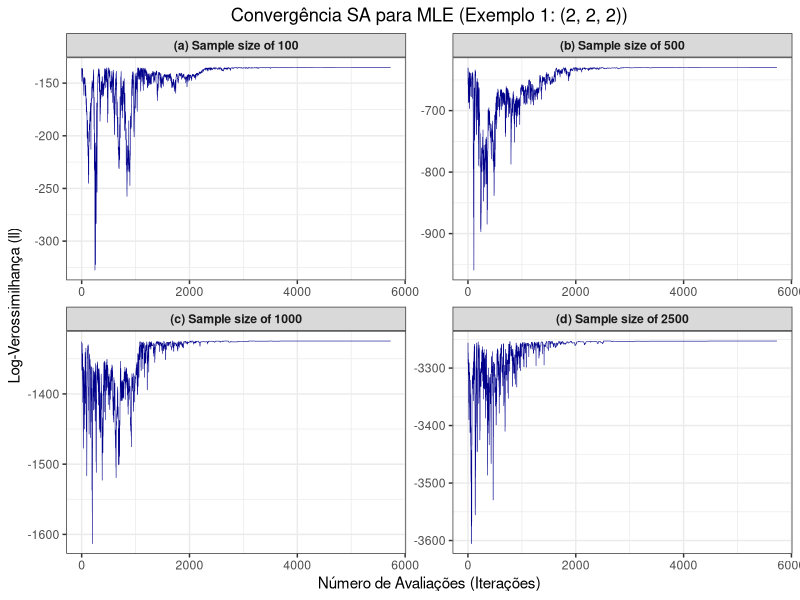
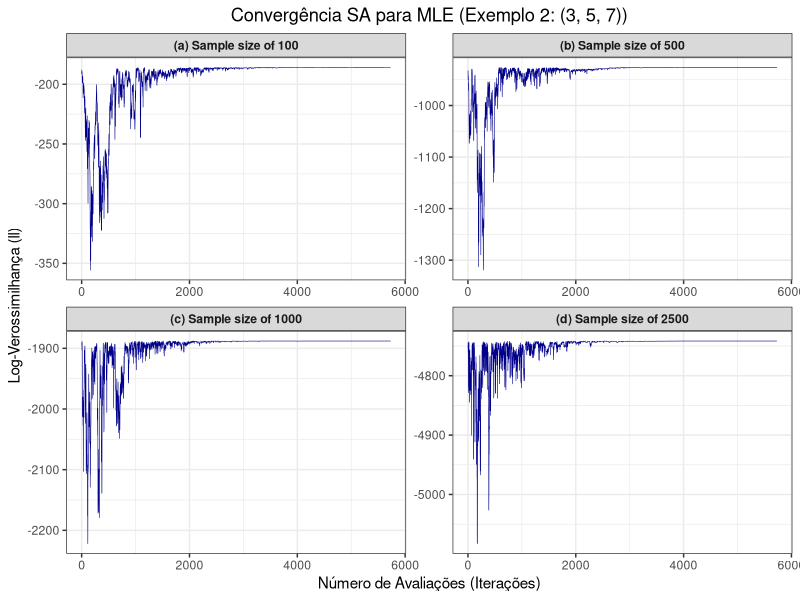

Recreate these plots in R, in order. (Note: a time limit stopped this script after it produced the figures.)
# --- 1. CONFIGURAÇÃO E BIBLIOTECAS ---
# Instale os pacotes se necessário:
# install.packages(c("ggplot2", "dplyr", "tidyr", "gridExtra", "xtable"))
library(ggplot2)
library(dplyr)
library(tidyr)
library(gridExtra)
library(xtable)

caminho <- paste0(getwd(), "/Seminário")


# Criação da Pasta para Figuras
if (!dir.exists("figuras")) {
  dir.create("figuras")
}
print("Pasta 'figuras/' verificada/criada.")
set.seed(20252) # Para reprodutibilidade

# --- 2. FUNÇÕES BASE (WEIBULL 3P E SA) ---

# Função de Log-Verossimilhança Weibull 3P
loglik_weibull3 <- function(params, x) {
  b <- params[1] # beta (forma)
  g <- params[2] # eta (escala)
  c <- params[3] # gamma (locação)

  if (b <= 0 || g <= 0 || any(x <= c)) {
    return(-Inf)
  }

  z <- (x - c) / g
  # Fórmula Log-Verossimilhança (Eq 7 do artigo)
  ll <- length(x) * (log(b) - log(g)) + sum((b - 1) * log(z) - (z^b))
  return(ll)
}

# Função para Gerar Vizinho (Proposta)
propose_neighbor <- function(curr, x, sds = c(0.1, 0.1, 0.1)) {
  attempt <- 0
  min_x <- min(x)

  repeat {
    attempt <- attempt + 1

    b1 <- curr[1] + rnorm(1, mean = 0, sd = sds[1])
    g1 <- curr[2] + rnorm(1, mean = 0, sd = sds[2])
    c1 <- curr[3] + rnorm(1, mean = 0, sd = sds[3])

    if (b1 <= 0) {
      b1 <- abs(b1) + 1e-6
    }
    if (g1 <= 0) {
      g1 <- abs(g1) + 1e-6
    }

    if (c1 < min_x - 1e-8) {
      return(c(b1, g1, c1))
    }

    if (attempt > 50) {
      sds[3] <- sds[3] * 1.5
    }

    if (attempt > 1000) {
      return(c(b1, g1, min_x - 1e-6))
    }
  }
}

# Algoritmo Simulated Annealing para Maximização
sa_weibull3 <- function(
  x,
  init = NULL,
  T0 = 100,
  Tf = 0.001,
  cooling_rate = 0.99,
  L = 5,
  sds = c(0.1, 0.1, 0.1)
) {
  n <- length(x)

  # Lógica de Inicialização (Estimativa Rápida por Regressão Log-Log)
  if (is.null(init)) {
    c0 <- min(x) - 0.1 * sd(x)
    if (c0 >= min(x)) {
      c0 <- min(x) - 1e-3
    }

    y <- x - c0
    y[y <= 0] <- min(y[y > 0]) * 0.1

    y_sorted <- sort(y)
    prob_rank <- (1:n) / (n + 1)

    ln_y <- log(y_sorted)
    ln_ln <- log(-log(1 - prob_rank))

    fit <- try(lm(ln_ln ~ ln_y), silent = TRUE)

    if (inherits(fit, "try-error")) {
      init <- c(1.5, sd(x), min(x) - 0.1)
    } else {
      b0 <- fit$coefficients[2]
      g0 <- exp(-fit$coefficients[1] / b0)
      init <- c(b0, g0, c0)

      if (
        !is.finite(b0) || !is.finite(g0) || !is.finite(c0) || b0 <= 0 || g0 <= 0
      ) {
        init <- c(1.5, sd(x), min(x) - 0.1)
      }
    }
  }

  curr <- init
  curr_ll <- loglik_weibull3(curr, x)
  best <- curr
  best_ll <- curr_ll
  T <- T0

  history <- data.frame(eval = 1, ll = curr_ll)
  eval_count <- 1

  # Loop SA
  while (T > Tf) {
    for (i in 1:L) {
      prop <- propose_neighbor(curr, x, sds = sds)
      prop_ll <- loglik_weibull3(prop, x)

      if (prop_ll > curr_ll) {
        curr <- prop
        curr_ll <- prop_ll
      } else {
        delta_ll <- prop_ll - curr_ll

        if (runif(1) < exp(delta_ll / T)) {
          curr <- prop
          curr_ll <- prop_ll
        }
      }

      if (curr_ll > best_ll) {
        best <- curr
        best_ll <- curr_ll
      }

      eval_count <- eval_count + 1
      history <- rbind(history, data.frame(eval = eval_count, ll = curr_ll))
    }
    T <- cooling_rate * T
  }

  return(list(
    best_params = best,
    best_ll = best_ll,
    history = history,
    evals = eval_count
  ))
}

# --- 3. FUNÇÃO DE EXECUÇÃO E GERAÇÃO DE SAÍDA (COMPLETA) ---

run_and_save_example <- function(example_num, real_params) {
  sample_sizes <- c(2500, 1000, 500, 100)
  T0_val <- 100
  Tf_val <- 0.001
  cooling_rate_val <- 0.99
  L_val <- 5

  results_table <- data.frame(
    "N" = integer(),
    "beta_est" = numeric(),
    "eta_est" = numeric(),
    "gamma_est" = numeric(),
    "LL_real" = numeric(),
    "LL_est" = numeric(),
    "Time_s" = numeric()
  )
  plot_data <- list()

  # Loop para rodar o SA para cada tamanho de amostra
  for (N in sample_sizes) {
    # 1. Geração da Amostra (Weibull 3P)
    data_x <- rweibull(N, shape = real_params[1], scale = real_params[2]) +
      real_params[3]

    # 2. Log-Verossimilhança com os Parâmetros Reais
    ll_real <- loglik_weibull3(real_params, data_x)

    # 3. Execução do Simulated Annealing
    start_time <- Sys.time()
    sa_result <- sa_weibull3(
      x = data_x,
      T0 = T0_val,
      Tf = Tf_val,
      cooling_rate = cooling_rate_val,
      L = L_val
    )
    end_time <- Sys.time()
    run_time <- as.numeric(difftime(end_time, start_time, units = "secs"))

    # 4. Armazenamento dos Resultados
    best_p <- sa_result$best_params
    best_ll <- sa_result$best_ll

    new_row <- data.frame(
      "N" = N,
      "beta_est" = best_p[1],
      "eta_est" = best_p[2],
      "gamma_est" = best_p[3],
      "LL_real" = ll_real,
      "LL_est" = best_ll,
      "Time_s" = run_time
    )
    results_table <- rbind(results_table, new_row)

    # 5. Armazenamento do Histórico para o Gráfico
    plot_data[[as.character(N)]] <- sa_result$history %>%
      mutate(N_sample = N)
  }

  # --- Geração do Gráfico (PNG) ---

  full_history_df <- do.call(rbind, plot_data)

  panel_map <- data.frame(
    N_sample = c(100, 500, 1000, 2500),
    panel = c("(a)", "(b)", "(c)", "(d)")
  )

  plot_df <- full_history_df %>%
    left_join(panel_map, by = "N_sample") %>%
    mutate(facet_label = paste(panel, "Sample size of", N_sample))

  plot_convergence <- ggplot(plot_df, aes(x = eval, y = ll)) +
    geom_line(color = "darkblue", size = 0.2) +
    facet_wrap(~facet_label, scales = "free", ncol = 2) +
    labs(
      title = paste0(
        "Convergência SA para MLE (Exemplo ",
        example_num,
        ": (",
        paste(real_params, collapse = ", "),
        "))"
      ),
      x = "Número de Avaliações (Iterações)",
      y = "Log-Verossimilhança (ll)"
    ) +
    theme_bw() +
    theme(
      plot.title = element_text(hjust = 0.5),
      strip.text = element_text(face = "bold")
    )

  filename_png <- paste0(
    "figuras/sa_weibull_convergencia_exemplo",
    example_num,
    ".png"
  )
  ggsave(
    filename = filename_png,
    plot = plot_convergence,
    width = 10,
    height = 8,
    units = "in",
    dpi = 300
  )

  print(paste("Gráfico salvo em:", filename_png))

  # --- Geração da Tabela LaTeX (TEX) ---

  latex_table_df <- results_table %>%
    mutate(
      Estimated_Parameters = sprintf(
        "(%.4f, %.4f, %.4f)",
        beta_est,
        eta_est,
        gamma_est
      ),
      LL_real_f = sprintf("%.4f", LL_real),
      LL_est_f = sprintf("%.4f", LL_est),
      Time_s_f = sprintf("%.4f", Time_s)
    ) %>%
    select(N, Estimated_Parameters, LL_real_f, LL_est_f, Time_s_f) %>%
    t() %>%
    as.data.frame()

  colnames(latex_table_df) <- latex_table_df[1, ]
  latex_table_df <- latex_table_df[-1, ]

  latex_table_df <- data.frame(
    "Measure" = c(
      "Estimated parameters (\\(\\beta\\), \\(\\eta\\), \\(\\gamma\\))",
      "Likelihood function at the real values",
      "Likelihood function at the estimated value",
      "Run time (s)"
    ),
    latex_table_df
  )

  caption_text <- paste0(
    "Tabela de Resultados para o Exemplo ",
    example_num,
    ": Weibull (",
    paste(real_params, collapse = ", "),
    ") via Simulated Annealing"
  )

  # Usando xtable para gerar o código LaTeX
  latex_code <- print(
    xtable(
      latex_table_df,
      caption = caption_text,
      align = c("l", "l", rep("r", length(sample_sizes))),
      label = paste0("tab:sa_weibull_results_ex", example_num)
    ),
    type = "latex",
    include.rownames = FALSE,
    floating.environment = "table",
    hline.after = c(-1, 0, nrow(latex_table_df)),
    booktabs = FALSE,
    add.to.row = list(
      pos = list(0, 1),
      command = c(
        paste0(
          "\\toprule\n\\multicolumn{1}{c}{Weibull parameters} & \\multicolumn{4}{c}{",
          paste0("(", paste(real_params, collapse = ", "), ")"),
          "}\\\\\n\\hline\nMeasure & "
        ),
        " \\midrule\n"
      )
    )
  )

  filename_tex <- paste0(
    "figuras/sa_weibull_results_exemplo",
    example_num,
    ".tex"
  )
  writeLines(latex_code, filename_tex)

  print(paste("Tabela LaTeX salva em:", filename_tex))

  return(list(
    png_file = filename_png,
    tex_file = filename_tex
  ))
}

# --- 4. EXECUÇÃO DOS EXEMPLOS (RODAR ESTE BLOCO) ---

# Exemplo 1: theta = (2, 2, 2)
real_params_ex1 <- c(2, 2, 2)
print(paste(
  "--- Executando Exemplo 1:",
  paste(real_params_ex1, collapse = ", "),
  "---"
))
results_ex1 <- run_and_save_example(1, real_params_ex1)

# Exemplo 2: theta = (2, 3, 4)
real_params_ex2 <- c(3, 5, 7)
print(paste(
  "--- Executando Exemplo 2:",
  paste(real_params_ex2, collapse = ", "),
  "---"
))
results_ex2 <- run_and_save_example(2, real_params_ex2)

# Exemplo 3: theta = (3, 2, 5)
real_params_ex3 <- c(8, 4, 6)
print(paste(
  "--- Executando Exemplo 3:",
  paste(real_params_ex3, collapse = ", "),
  "---"
))
results_ex3 <- run_and_save_example(3, real_params_ex3)

print(
  "Processamento concluído para os 3 exemplos. Verifique a pasta 'figuras/'"
)
